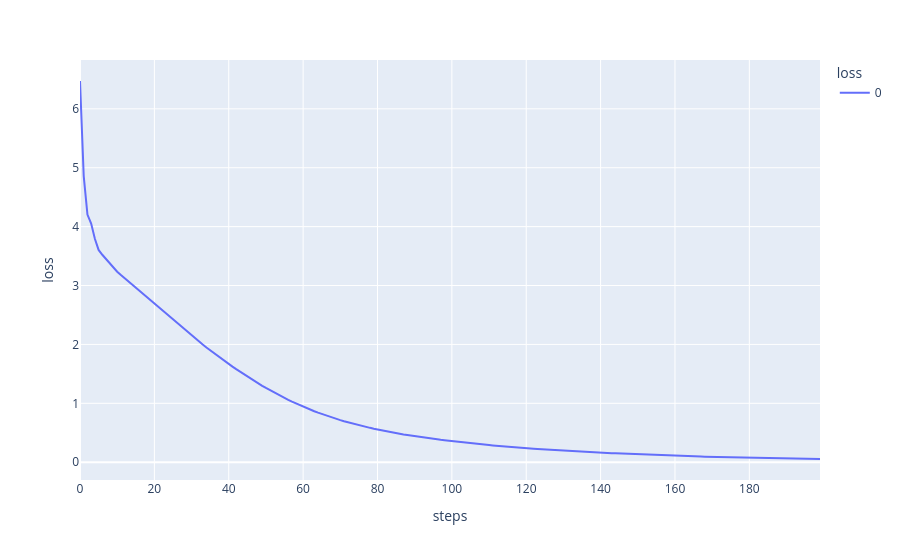

Notebook cell for this chart:
### Code cell
px.line(train_losses, labels={"index": "steps", "value": "loss", "title": "Loss vs steps", "variable": "loss"})

### Figure 1 — Plotly figure (JSON) as saved in the notebook; plotly's stock layout.template omitted (floating-point values rounded to 4 significant figures; data arrays with more than 128 entries replaced by an {"elided": "..."} marker saying what was removed)
{"data": [{"hovertemplate": "loss=%{y}<br>steps=%{x}<extra></extra>", "legendgroup": "0", "line": {"color": "#636efa", "dash": "solid"}, "marker": {"symbol": "circle"}, "mode": "lines", "name": "0", "orientation": "v", "showlegend": true, "type": "scatter", "x": {"elided": "200 int values"}, "xaxis": "x", "y": {"elided": "200 float values"}, "yaxis": "y"}], "layout": {"legend": {"title": {"text": "loss"}, "tracegroupgap": 0}, "margin": {"t": 60}, "xaxis": {"anchor": "y", "domain": [0, 1], "title": {"text": "steps"}}, "yaxis": {"anchor": "x", "domain": [0, 1], "title": {"text": "loss"}}}}
